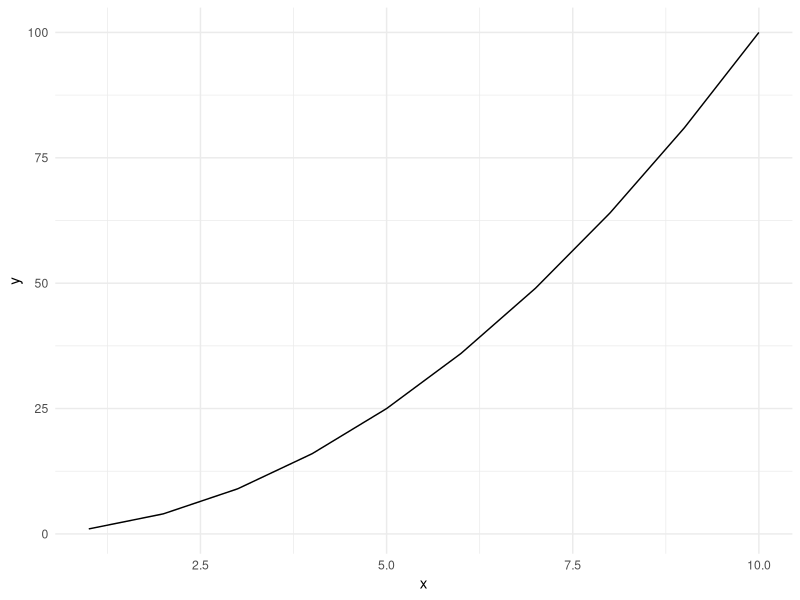

Generate this figure with R:
# GitHub Pre-Lab Practice
library(tidyverse)
df <- tibble(x = 1:10,y = x^2)
ggplot(df, aes(x, y)) +
  geom_line() +
  theme_minimal()
write_csv(df, "example_data.csv")
